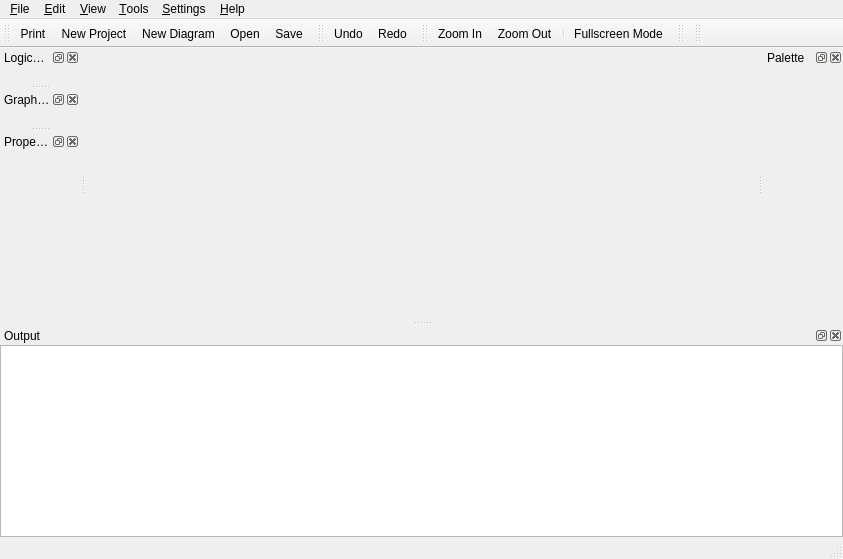
<?xml version="1.0" encoding="UTF-8"?>
<ui version="4.0">
 <class>MainWindowUi</class>
 <widget class="QMainWindow" name="MainWindowUi">
  <property name="geometry">
   <rect>
    <x>0</x>
    <y>0</y>
    <width>843</width>
    <height>559</height>
   </rect>
  </property>
  <property name="windowTitle">
   <string>QReal</string>
  </property>
  <property name="windowIcon">
   <iconset resource="../qrgui.qrc">
    <normaloff>:/icons/qreal.png</normaloff>:/icons/qreal.png</iconset>
  </property>
  <widget class="QWidget" name="centralwidget">
   <layout class="QGridLayout">
    <property name="leftMargin">
     <number>0</number>
    </property>
    <property name="topMargin">
     <number>0</number>
    </property>
    <property name="rightMargin">
     <number>0</number>
    </property>
    <property name="bottomMargin">
     <number>0</number>
    </property>
    <property name="spacing">
     <number>0</number>
    </property>
    <item row="0" column="0">
     <widget class="qReal::gui::TabWidget" name="tabs" native="true"/>
    </item>
   </layout>
  </widget>
  <widget class="QMenuBar" name="menubar">
   <property name="geometry">
    <rect>
     <x>0</x>
     <y>0</y>
     <width>843</width>
     <height>21</height>
    </rect>
   </property>
   <widget class="QMenu" name="menu_File">
    <property name="title">
     <string>&amp;File</string>
    </property>
    <addaction name="actionOpen"/>
    <addaction name="actionSave"/>
    <addaction name="actionSave_as"/>
    <addaction name="actionSave_diagram_as_a_picture"/>
    <addaction name="separator"/>
    <addaction name="actionQuit"/>
   </widget>
   <widget class="QMenu" name="menu_View">
    <property name="title">
     <string>&amp;View</string>
    </property>
    <addaction name="actionZoom_In"/>
    <addaction name="actionZoom_Out"/>
    <addaction name="separator"/>
    <addaction name="actionShowSplash"/>
   </widget>
   <widget class="QMenu" name="menuHelp">
    <property name="title">
     <string>&amp;Help</string>
    </property>
    <addaction name="actionHelp"/>
    <addaction name="separator"/>
    <addaction name="actionAbout"/>
    <addaction name="actionAboutQt"/>
   </widget>
   <widget class="QMenu" name="menuSettings">
    <property name="title">
     <string>&amp;Settings</string>
    </property>
    <addaction name="actionPreferences"/>
    <addaction name="actionShow_grid"/>
    <addaction name="actionShow_alignment"/>
    <addaction name="actionSwitch_on_grid"/>
    <addaction name="actionSwitch_on_alignment"/>
   </widget>
   <widget class="QMenu" name="menuTools">
    <property name="title">
     <string>&amp;Tools</string>
    </property>
    <addaction name="actionShow"/>
   </widget>
   <widget class="QMenu" name="menuEdit">
    <property name="title">
     <string>&amp;Edit</string>
    </property>
    <addaction name="actionUndo"/>
    <addaction name="actionRedo"/>
    <addaction name="separator"/>
    <addaction name="actionFind"/>
   </widget>
   <addaction name="menu_File"/>
   <addaction name="menuEdit"/>
   <addaction name="menu_View"/>
   <addaction name="menuTools"/>
   <addaction name="menuSettings"/>
   <addaction name="menuHelp"/>
  </widget>
  <widget class="QStatusBar" name="statusbar"/>
  <widget class="QToolBar" name="fileToolbar">
   <property name="windowTitle">
    <string>File Toolbar</string>
   </property>
   <property name="orientation">
    <enum>Qt::Horizontal</enum>
   </property>
   <attribute name="toolBarArea">
    <enum>TopToolBarArea</enum>
   </attribute>
   <attribute name="toolBarBreak">
    <bool>false</bool>
   </attribute>
   <addaction name="actionPrint"/>
   <addaction name="actionNewProject"/>
   <addaction name="actionNew_Diagram"/>
   <addaction name="actionOpen"/>
   <addaction name="actionSave"/>
  </widget>
  <widget class="QDockWidget" name="paletteDock">
   <property name="sizePolicy">
    <sizepolicy hsizetype="Preferred" vsizetype="Minimum">
     <horstretch>0</horstretch>
     <verstretch>20</verstretch>
    </sizepolicy>
   </property>
   <property name="minimumSize">
    <size>
     <width>80</width>
     <height>41</height>
    </size>
   </property>
   <property name="windowTitle">
    <string>Palette</string>
   </property>
   <attribute name="dockWidgetArea">
    <number>2</number>
   </attribute>
   <widget class="QWidget" name="paletteDockWidgetContents">
    <layout class="QHBoxLayout">
     <property name="spacing">
      <number>6</number>
     </property>
     <property name="leftMargin">
      <number>0</number>
     </property>
     <property name="topMargin">
      <number>0</number>
     </property>
     <property name="rightMargin">
      <number>0</number>
     </property>
     <property name="bottomMargin">
      <number>0</number>
     </property>
     <item>
      <widget class="qReal::gui::PaletteTree" name="paletteTree">
       <property name="sizePolicy">
        <sizepolicy hsizetype="Preferred" vsizetype="Minimum">
         <horstretch>0</horstretch>
         <verstretch>20</verstretch>
        </sizepolicy>
       </property>
      </widget>
     </item>
    </layout>
   </widget>
  </widget>
  <widget class="QToolBar" name="editToolbar">
   <property name="windowTitle">
    <string>Edit Toolbar</string>
   </property>
   <attribute name="toolBarArea">
    <enum>TopToolBarArea</enum>
   </attribute>
   <attribute name="toolBarBreak">
    <bool>false</bool>
   </attribute>
   <addaction name="actionUndo"/>
   <addaction name="actionRedo"/>
  </widget>
  <widget class="QToolBar" name="viewToolbar">
   <property name="windowTitle">
    <string>View Toolbar</string>
   </property>
   <attribute name="toolBarArea">
    <enum>TopToolBarArea</enum>
   </attribute>
   <attribute name="toolBarBreak">
    <bool>false</bool>
   </attribute>
   <addaction name="actionZoom_In"/>
   <addaction name="actionZoom_Out"/>
   <addaction name="separator"/>
   <addaction name="actionFullscreen"/>
  </widget>
  <widget class="QDockWidget" name="logicalModelDock">
   <property name="features">
    <set>QDockWidget::AllDockWidgetFeatures</set>
   </property>
   <property name="windowTitle">
    <string>Logical Model Explorer</string>
   </property>
   <attribute name="dockWidgetArea">
    <number>1</number>
   </attribute>
   <widget class="QWidget" name="logicalModelDockWidgetContents">
    <layout class="QVBoxLayout" name="verticalLayout">
     <item>
      <widget class="qReal::gui::ModelExplorer" name="logicalModelExplorer" native="true">
       <property name="contextMenuPolicy">
        <enum>Qt::ActionsContextMenu</enum>
       </property>
       <property name="acceptDrops">
        <bool>true</bool>
       </property>
       <property name="dragEnabled" stdset="0">
        <bool>false</bool>
       </property>
       <property name="dragDropOverwriteMode" stdset="0">
        <bool>false</bool>
       </property>
      </widget>
     </item>
    </layout>
   </widget>
  </widget>
  <widget class="QDockWidget" name="errorDock">
   <property name="sizePolicy">
    <sizepolicy hsizetype="Preferred" vsizetype="MinimumExpanding">
     <horstretch>0</horstretch>
     <verstretch>0</verstretch>
    </sizepolicy>
   </property>
   <property name="minimumSize">
    <size>
     <width>102</width>
     <height>127</height>
    </size>
   </property>
   <property name="maximumSize">
    <size>
     <width>524287</width>
     <height>524287</height>
    </size>
   </property>
   <property name="acceptDrops">
    <bool>false</bool>
   </property>
   <property name="autoFillBackground">
    <bool>false</bool>
   </property>
   <property name="windowTitle">
    <string>Output</string>
   </property>
   <attribute name="dockWidgetArea">
    <number>8</number>
   </attribute>
   <widget class="QWidget" name="errorDockWidgetContents">
    <layout class="QHBoxLayout" name="horizontalLayout_2">
     <item>
      <widget class="ErrorListWidget" name="errorListWidget"/>
     </item>
    </layout>
   </widget>
  </widget>
  <widget class="QDockWidget" name="graphicalModelDock">
   <property name="windowTitle">
    <string>Graphical Model Explorer</string>
   </property>
   <attribute name="dockWidgetArea">
    <number>1</number>
   </attribute>
   <widget class="QWidget" name="graphicalModelDockWidgetContents">
    <layout class="QHBoxLayout" name="horizontalLayout">
     <item>
      <widget class="qReal::gui::ModelExplorer" name="graphicalModelExplorer" native="true">
       <property name="contextMenuPolicy">
        <enum>Qt::ActionsContextMenu</enum>
       </property>
       <property name="acceptDrops">
        <bool>true</bool>
       </property>
      </widget>
     </item>
    </layout>
   </widget>
  </widget>
  <widget class="QDockWidget" name="propertyDock">
   <property name="sizePolicy">
    <sizepolicy hsizetype="Preferred" vsizetype="Preferred">
     <horstretch>0</horstretch>
     <verstretch>0</verstretch>
    </sizepolicy>
   </property>
   <property name="minimumSize">
    <size>
     <width>80</width>
     <height>100</height>
    </size>
   </property>
   <property name="windowTitle">
    <string>Property Editor</string>
   </property>
   <attribute name="dockWidgetArea">
    <number>1</number>
   </attribute>
   <widget class="QWidget" name="propertyEditorDockWidgetContents">
    <layout class="QVBoxLayout">
     <property name="spacing">
      <number>6</number>
     </property>
     <property name="leftMargin">
      <number>0</number>
     </property>
     <property name="topMargin">
      <number>0</number>
     </property>
     <property name="rightMargin">
      <number>0</number>
     </property>
     <property name="bottomMargin">
      <number>0</number>
     </property>
     <item>
      <widget class="PropertyEditorView" name="propertyEditor" native="true">
       <property name="sizePolicy">
        <sizepolicy hsizetype="Expanding" vsizetype="Expanding">
         <horstretch>0</horstretch>
         <verstretch>0</verstretch>
        </sizepolicy>
       </property>
      </widget>
     </item>
    </layout>
   </widget>
  </widget>
  <widget class="QToolBar" name="interpreterToolbar">
   <property name="windowTitle">
    <string>Interpreter Toolbar</string>
   </property>
   <attribute name="toolBarArea">
    <enum>TopToolBarArea</enum>
   </attribute>
   <attribute name="toolBarBreak">
    <bool>false</bool>
   </attribute>
  </widget>
  <widget class="QToolBar" name="generatorsToolbar">
   <property name="windowTitle">
    <string>toolBar</string>
   </property>
   <attribute name="toolBarArea">
    <enum>TopToolBarArea</enum>
   </attribute>
   <attribute name="toolBarBreak">
    <bool>false</bool>
   </attribute>
  </widget>
  <action name="actionQuit">
   <property name="checkable">
    <bool>false</bool>
   </property>
   <property name="text">
    <string>&amp;Quit</string>
   </property>
  </action>
  <action name="actionZoom_In">
   <property name="icon">
    <iconset resource="../qrgui.qrc">
     <normaloff>:/icons/zoomin.png</normaloff>:/icons/zoomin.png</iconset>
   </property>
   <property name="text">
    <string>Zoom In</string>
   </property>
   <property name="shortcut">
    <string>Ctrl++</string>
   </property>
  </action>
  <action name="actionZoom_Out">
   <property name="icon">
    <iconset resource="../qrgui.qrc">
     <normaloff>:/icons/zoomout.png</normaloff>:/icons/zoomout.png</iconset>
   </property>
   <property name="text">
    <string>Zoom Out</string>
   </property>
   <property name="shortcut">
    <string>Ctrl+-</string>
   </property>
  </action>
  <action name="actionAntialiasing">
   <property name="checkable">
    <bool>true</bool>
   </property>
   <property name="checked">
    <bool>true</bool>
   </property>
   <property name="text">
    <string>Antialiasing</string>
   </property>
  </action>
  <action name="actionOpenGL_Renderer">
   <property name="checkable">
    <bool>true</bool>
   </property>
   <property name="text">
    <string>OpenGL Renderer</string>
   </property>
  </action>
  <action name="actionPrint">
   <property name="icon">
    <iconset resource="../qrgui.qrc">
     <normaloff>:/icons/print.png</normaloff>:/icons/print.png</iconset>
   </property>
   <property name="text">
    <string>Print</string>
   </property>
  </action>
  <action name="actionMakeSvg">
   <property name="text">
    <string>Export to SVG</string>
   </property>
  </action>
  <action name="actionDeleteFromDiagram">
   <property name="text">
    <string>Delete</string>
   </property>
   <property name="shortcut">
    <string>Del</string>
   </property>
   <property name="shortcutContext">
    <enum>Qt::WidgetShortcut</enum>
   </property>
  </action>
  <action name="openNewTab">
   <property name="text">
    <string>Open in new tab</string>
   </property>
  </action>
  <action name="actionHelp">
   <property name="text">
    <string>Small Help</string>
   </property>
  </action>
  <action name="actionAbout">
   <property name="text">
    <string>About...</string>
   </property>
  </action>
  <action name="actionAboutQt">
   <property name="text">
    <string>About Qt...</string>
   </property>
  </action>
  <action name="actionShowSplash">
   <property name="checkable">
    <bool>true</bool>
   </property>
   <property name="checked">
    <bool>true</bool>
   </property>
   <property name="text">
    <string>Show splashscreen</string>
   </property>
  </action>
  <action name="actionSave">
   <property name="text">
    <string>Save</string>
   </property>
   <property name="shortcut">
    <string>Ctrl+S</string>
   </property>
  </action>
  <action name="actionSave_as">
   <property name="text">
    <string>Save as...</string>
   </property>
   <property name="shortcut">
    <string>Ctrl+Shift+S</string>
   </property>
  </action>
  <action name="actionOpen">
   <property name="text">
    <string>Open...</string>
   </property>
   <property name="toolTip">
    <string>Open</string>
   </property>
   <property name="shortcut">
    <string>Ctrl+O</string>
   </property>
  </action>
  <action name="actionShow_grid">
   <property name="checkable">
    <bool>true</bool>
   </property>
   <property name="checked">
    <bool>true</bool>
   </property>
   <property name="text">
    <string>Show grid</string>
   </property>
  </action>
  <action name="actionSwitch_on_grid">
   <property name="checkable">
    <bool>true</bool>
   </property>
   <property name="text">
    <string>Switch on grid</string>
   </property>
  </action>
  <action name="actionShow">
   <property name="text">
    <string>Mouse gestures</string>
   </property>
  </action>
  <action name="actionPreferences">
   <property name="text">
    <string>Preferences...</string>
   </property>
  </action>
  <action name="actionSwitch_on_alignment">
   <property name="checkable">
    <bool>true</bool>
   </property>
   <property name="checked">
    <bool>true</bool>
   </property>
   <property name="text">
    <string>Switch on alignment</string>
   </property>
  </action>
  <action name="actionShow_alignment">
   <property name="checkable">
    <bool>true</bool>
   </property>
   <property name="checked">
    <bool>true</bool>
   </property>
   <property name="text">
    <string>Show alignment</string>
   </property>
  </action>
  <action name="actionDebug">
   <property name="text">
    <string>Debug</string>
   </property>
   <property name="shortcut">
    <string>F9</string>
   </property>
  </action>
  <action name="actionGenerate_and_build">
   <property name="icon">
    <iconset resource="../qrgui.qrc">
     <normaloff>:/icons/build.png</normaloff>:/icons/build.png</iconset>
   </property>
   <property name="text">
    <string>Generate and build</string>
   </property>
   <property name="shortcut">
    <string>Ctrl+F9</string>
   </property>
  </action>
  <action name="actionSet_Breakpoints">
   <property name="text">
    <string>Set breakpoints</string>
   </property>
   <property name="iconText">
    <string>Set breakpoints</string>
   </property>
   <property name="shortcut">
    <string>Ctrl+F3</string>
   </property>
  </action>
  <action name="actionCont">
   <property name="text">
    <string>Cont</string>
   </property>
   <property name="shortcut">
    <string>Ctrl+F6</string>
   </property>
  </action>
  <action name="actionConfigure">
   <property name="text">
    <string>Configure</string>
   </property>
   <property name="shortcut">
    <string>Ctrl+F2</string>
   </property>
  </action>
  <action name="actionNew_Diagram">
   <property name="text">
    <string>New Diagram</string>
   </property>
   <property name="toolTip">
    <string>Create new diagram in a current model</string>
   </property>
  </action>
  <action name="actionFullscreen">
   <property name="text">
    <string>Fullscreen Mode</string>
   </property>
   <property name="toolTip">
    <string>Fullscreen Mode</string>
   </property>
   <property name="shortcut">
    <string>Ctrl+Shift+F</string>
   </property>
  </action>
  <action name="actionNewProject">
   <property name="text">
    <string>New Project</string>
   </property>
   <property name="shortcut">
    <string>Ctrl+Shift+N</string>
   </property>
  </action>
  <action name="actionImport">
   <property name="text">
    <string>Import...</string>
   </property>
   <property name="toolTip">
    <string>Import QReal project into current.</string>
   </property>
  </action>
  <action name="actionSave_diagram_as_a_picture">
   <property name="text">
    <string>Save diagram as a picture...</string>
   </property>
  </action>
  <action name="actionCloseProject">
   <property name="text">
    <string>Close project</string>
   </property>
  </action>
  <action name="actionFind">
   <property name="text">
    <string>Find...</string>
   </property>
  </action>
  <action name="actionFind_and_replace">
   <property name="text">
    <string>Find and replace</string>
   </property>
  </action>
  <action name="actionCopyElementsOnDiagram">
   <property name="text">
    <string>Copy</string>
   </property>
   <property name="toolTip">
    <string>Copy</string>
   </property>
   <property name="shortcut">
    <string>Ctrl+C</string>
   </property>
  </action>
  <action name="actionPasteOnDiagram">
   <property name="text">
    <string>Paste</string>
   </property>
   <property name="toolTip">
    <string>Paste</string>
   </property>
   <property name="shortcut">
    <string>Ctrl+V</string>
   </property>
  </action>
  <action name="actionPasteReference">
   <property name="text">
    <string>Paste only graphical copy</string>
   </property>
   <property name="toolTip">
    <string>Paste only graphical copy</string>
   </property>
   <property name="shortcut">
    <string>Ctrl+Shift+V</string>
   </property>
  </action>
  <action name="actionUndo">
   <property name="icon">
    <iconset resource="../qrgui.qrc">
     <normaloff>:/icons/undo.png</normaloff>:/icons/undo.png</iconset>
   </property>
   <property name="text">
    <string>Undo</string>
   </property>
   <property name="shortcut">
    <string>Ctrl+Z</string>
   </property>
  </action>
  <action name="actionRedo">
   <property name="icon">
    <iconset resource="../qrgui.qrc">
     <normaloff>:/icons/redo.png</normaloff>:/icons/redo.png</iconset>
   </property>
   <property name="text">
    <string>Redo</string>
   </property>
   <property name="shortcut">
    <string>Ctrl+Shift+Z</string>
   </property>
  </action>
  <action name="actionExportToXml">
   <property name="text">
    <string>Export to XML</string>
   </property>
  </action>
 </widget>
 <layoutdefault spacing="0" margin="0"/>
 <customwidgets>
  <customwidget>
   <class>qReal::gui::PaletteTree</class>
   <extends>QToolBox</extends>
   <header>mainwindow/palette/paletteTree.h</header>
   <container>1</container>
  </customwidget>
  <customwidget>
   <class>ErrorListWidget</class>
   <extends>QListWidget</extends>
   <header>mainwindow/errorListWidget.h</header>
  </customwidget>
  <customwidget>
   <class>PropertyEditorView</class>
   <extends>QWidget</extends>
   <header>view/propertyEditorView.h</header>
   <container>1</container>
  </customwidget>
  <customwidget>
   <class>qReal::gui::TabWidget</class>
   <extends>QWidget</extends>
   <header>mainwindow/tabWidget.h</header>
  </customwidget>
  <customwidget>
   <class>qReal::gui::ModelExplorer</class>
   <extends>QWidget</extends>
   <header>mainwindow/modelExplorer.h</header>
  </customwidget>
 </customwidgets>
 <resources>
  <include location="../qrgui.qrc"/>
 </resources>
 <connections/>
</ui>
